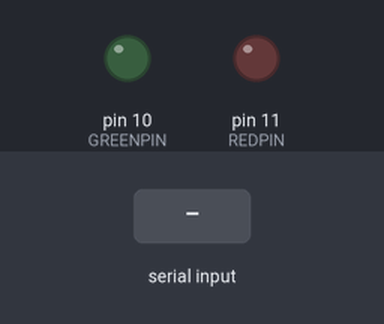
Bench run of a sketch on a simulated Arduino Uno, built with avr-gcc and run on an emulated ATmega328P. Parts: output pins drawn as LEDs (lit = HIGH). Inputs (shaded band) come from the test bench.

Above: at 1.2 s.
1.3 s: "2" received over Serial
At 2.2 s:
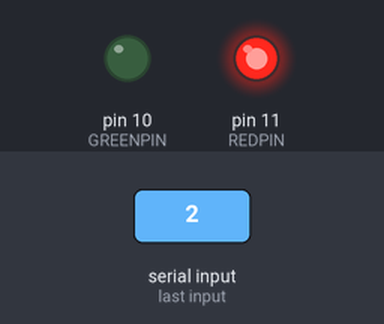
2.8 s: "1" received over Serial
At 3.5 s:
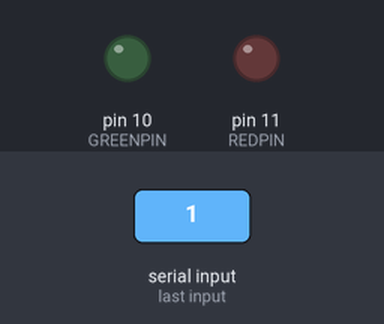
Timing chart, 0 to 5.8 s (numbered marks = the images above; inputs shaded):
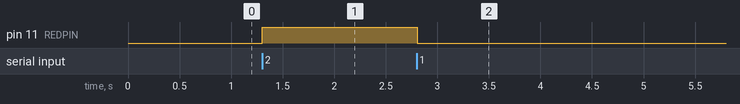

Measured:
- after the input at 1.3 s, pin 11 (REDPIN): LOW → HIGH at once
- after the input at 2.8 s, pin 11 (REDPIN): HIGH → LOW at once

The sketch:

sketch_door_from_serial.ino
```cpp
#define REDPIN   11
#define GREENPIN 10

#define FADESPEED 10
#define SLOWSPEED 3000

#define VOID_FLAG  B00000001
#define CLOSE_FLAG B00000010
#define OPEN_FLAG  B00000100

void setup() {
  pinMode(REDPIN, OUTPUT);
  pinMode(GREENPIN, OUTPUT);

  Serial.begin(9600);
}

void loop() {
  if (Serial.available() > 0)  {
      react(Serial.read());
  }
  delay(FADESPEED);
}

void react(byte data) {
  if ((data & VOID_FLAG) == VOID_FLAG) {
    do_void();
  }
  if ((data & CLOSE_FLAG) == CLOSE_FLAG) {
    do_close();
  }
  if ((data & OPEN_FLAG) == OPEN_FLAG) {
    do_open();
    delay(SLOWSPEED);
    do_close();
  }
}

void do_open() {
  digitalWrite(REDPIN, LOW);
  digitalWrite(GREENPIN, HIGH);
}

void do_close() {
  digitalWrite(GREENPIN, LOW);
  digitalWrite(REDPIN, HIGH);
}

void do_void() {
  digitalWrite(GREENPIN, LOW);
  digitalWrite(REDPIN, LOW);
}
```
